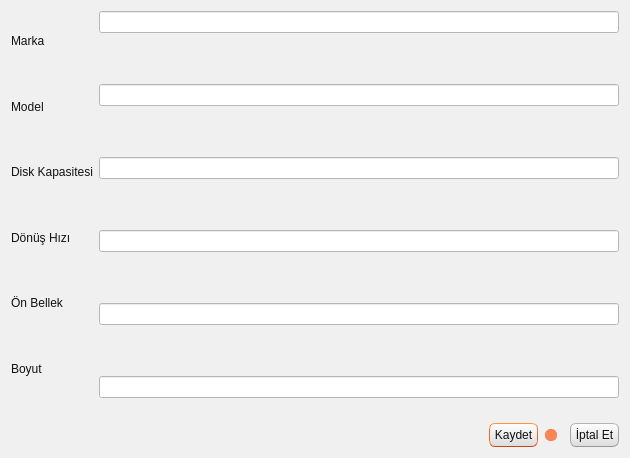
<?xml version="1.0" encoding="UTF-8"?>
<ui version="4.0">
 <class>TKNHarddiskPencere</class>
 <widget class="QDialog" name="TKNHarddiskPencere">
  <property name="geometry">
   <rect>
    <x>0</x>
    <y>0</y>
    <width>630</width>
    <height>458</height>
   </rect>
  </property>
  <property name="windowTitle">
   <string>Dialog</string>
  </property>
  <property name="styleSheet">
   <string notr="true">/*
Ubuntu Style Sheet for QT Applications
Author: Jaime A. Quiroga P.
Company: GTRONICK
Last updated: 09/10/2019 (dd/mm/yyyy), 12:31.
Available at: https://github.com/GTRONICK/QSS/blob/master/Ubuntu.qss
*/
QMainWindow {
	background-color:#f0f0f0;
}
QCheckBox {
	padding:2px;
}
QCheckBox:hover {
	border:1px solid rgb(255,150,60);
	border-radius:4px;
	padding: 1px;
	background-color:qlineargradient(spread:pad, x1:0.5, y1:1, x2:0.5, y2:0, stop:0 rgba(190, 90, 50, 50), stop:1 rgba(250, 130, 40, 50));
}
QCheckBox::indicator:checked {
	border:1px solid rgb(246, 134, 86);
	border-radius:4px;
  	background-color:rgb(246, 134, 86)
}
QCheckBox::indicator:unchecked {
	border-width:1px solid rgb(246, 134, 86);
	border-radius:4px;
  	background-color:rgb(255,255,255);
}
QColorDialog {
	background-color:#f0f0f0;
}
QComboBox {
	color:rgb(81,72,65);
	background: #ffffff;
}
QComboBox:editable {
	selection-color:rgb(81,72,65);
	selection-background-color: #ffffff;
}
QComboBox QAbstractItemView {
	selection-color: #ffffff;
	selection-background-color: rgb(246, 134, 86);
}
QComboBox:!editable:on, QComboBox::drop-down:editable:on {
	color:  #1e1d23;	
}
QDateTimeEdit, QDateEdit, QDoubleSpinBox, QFontComboBox {
	color:rgb(81,72,65);
	background-color: #ffffff;
}

QDialog {
	background-color:#f0f0f0;
}

QLabel,QLineEdit {
	color:rgb(17,17,17);
}
QLineEdit {
	background-color:rgb(255,255,255);
	selection-background-color:rgb(236,116,64);
}
QMenuBar {
	color:rgb(223,219,210);
	background-color:rgb(65,64,59);
}
QMenuBar::item {
	padding-top:4px;
	padding-left:4px;
	padding-right:4px;
	color:rgb(223,219,210);
	background-color:rgb(65,64,59);
}
QMenuBar::item:selected {
	color:rgb(255,255,255);
	padding-top:2px;
	padding-left:2px;
	padding-right:2px;
	border-top-width:2px;
	border-left-width:2px;
	border-right-width:2px;
	border-top-right-radius:4px;
	border-top-left-radius:4px;
	border-style:solid;
	background-color:rgb(65,64,59);
	border-top-color: rgb(47,47,44);
	border-right-color: qlineargradient(spread:pad, x1:0, y1:1, x2:1, y2:0, stop:0 rgba(90, 87, 78, 255), stop:1 rgba(47,47,44, 255));
	border-left-color:  qlineargradient(spread:pad, x1:1, y1:0, x2:0, y2:0, stop:0 rgba(90, 87, 78, 255), stop:1 rgba(47,47,44, 255));
}
QMenu {
	color:rgb(223,219,210);
	background-color:rgb(65,64,59);
}
QMenu::item {
	color:rgb(223,219,210);
	padding:4px 10px 4px 20px;
}
QMenu::item:selected {
	color:rgb(255,255,255);
	background-color: qlineargradient(spread:pad, x1:0.5, y1:1, x2:0.5, y2:0, stop:0 rgba(225, 108, 54, 255), stop:1 rgba(246, 134, 86, 255));
	border-style:solid;
	border-width:3px;
	padding:4px 7px 4px 17px;
	border-bottom-color:qlineargradient(spread:pad, x1:0.5, y1:1, x2:0.5, y2:0, stop:0 rgba(175,85,48,255), stop:1 rgba(236,114,67, 255));
	border-top-color:qlineargradient(spread:pad, x1:0.5, y1:1, x2:0.5, y2:0, stop:0 rgba(253,156,113,255), stop:1 rgba(205,90,46, 255));
	border-right-color:qlineargradient(spread:pad, x1:0, y1:0.5, x2:1, y2:0.5, stop:0 rgba(253,156,113,255), stop:1 rgba(205,90,46, 255));
	border-left-color:qlineargradient(spread:pad, x1:1, y1:0.5, x2:0, y2:0.5, stop:0 rgba(253,156,113,255), stop:1 rgba(205,90,46, 255));
}
QPlainTextEdit {
	border-width: 1px solid transparent;
	color:rgb(17,17,17);
	selection-background-color:rgb(236,116,64);
}
QProgressBar {
	text-align: center;
	color: rgb(0, 0, 0);
	border: 1px inset rgb(150,150,150); 
	border-radius: 10px;
	background-color:rgb(221,221,219);
}
QProgressBar::chunk:horizontal {
	background-color: qlineargradient(spread:pad, x1:0.5, y1:1, x2:0.5, y2:0, stop:0 rgba(225, 108, 54, 255), stop:1 rgba(246, 134, 86, 255));
	border:1px solid;
	border-radius:8px;
	border-bottom-color:qlineargradient(spread:pad, x1:0.5, y1:1, x2:0.5, y2:0, stop:0 rgba(175,85,48,255), stop:1 rgba(236,114,67, 255));
	border-top-color:qlineargradient(spread:pad, x1:0.5, y1:1, x2:0.5, y2:0, stop:0 rgba(253,156,113,255), stop:1 rgba(205,90,46, 255));
	border-right-color:qlineargradient(spread:pad, x1:0, y1:0.5, x2:1, y2:0.5, stop:0 rgba(253,156,113,255), stop:1 rgba(205,90,46, 255));
	border-left-color:qlineargradient(spread:pad, x1:1, y1:0.5, x2:0, y2:0.5, stop:0 rgba(253,156,113,255), stop:1 rgba(205,90,46, 255));
}
QPushButton{
	color:rgb(17,17,17);
	border-width: 1px;
	border-radius: 6px;
	border-bottom-color: rgb(150,150,150);
	border-right-color: rgb(165,165,165);
	border-left-color: rgb(165,165,165);
	border-top-color: rgb(180,180,180);
	border-style: solid;
	padding: 4px;
	background-color: qlineargradient(spread:pad, x1:0.5, y1:1, x2:0.5, y2:0, stop:0 rgba(220, 220, 220, 255), stop:1 rgba(255, 255, 255, 255));
}
QPushButton:hover{
	color:rgb(17,17,17);
	border-width: 1px;
	border-radius:6px;
	border-top-color: rgb(255,150,60);
	border-right-color: qlineargradient(spread:pad, x1:0, y1:1, x2:1, y2:0, stop:0 rgba(200, 70, 20, 255), stop:1 rgba(255,150,60, 255));
	border-left-color:  qlineargradient(spread:pad, x1:1, y1:0, x2:0, y2:0, stop:0 rgba(200, 70, 20, 255), stop:1 rgba(255,150,60, 255));
	border-bottom-color: rgb(200,70,20);
	border-style: solid;
	padding: 2px;
	background-color: qlineargradient(spread:pad, x1:0.5, y1:1, x2:0.5, y2:0, stop:0 rgba(220, 220, 220, 255), stop:1 rgba(255, 255, 255, 255));
}
QPushButton:default{
	color:rgb(17,17,17);
	border-width: 1px;
	border-radius:6px;
	border-top-color: rgb(255,150,60);
	border-right-color: qlineargradient(spread:pad, x1:0, y1:1, x2:1, y2:0, stop:0 rgba(200, 70, 20, 255), stop:1 rgba(255,150,60, 255));
	border-left-color:  qlineargradient(spread:pad, x1:1, y1:0, x2:0, y2:0, stop:0 rgba(200, 70, 20, 255), stop:1 rgba(255,150,60, 255));
	border-bottom-color: rgb(200,70,20);
	border-style: solid;
	padding: 2px;
	background-color: qlineargradient(spread:pad, x1:0.5, y1:1, x2:0.5, y2:0, stop:0 rgba(220, 220, 220, 255), stop:1 rgba(255, 255, 255, 255));
}
QPushButton:pressed{
	color:rgb(17,17,17);
	border-width: 1px;
	border-radius: 6px;
	border-width: 1px;
	border-top-color: rgba(255,150,60,200);
	border-right-color: qlineargradient(spread:pad, x1:0, y1:1, x2:1, y2:0, stop:0 rgba(200, 70, 20, 255), stop:1 rgba(255,150,60, 200));
	border-left-color:  qlineargradient(spread:pad, x1:1, y1:0, x2:0, y2:0, stop:0 rgba(200, 70, 20, 255), stop:1 rgba(255,150,60, 200));
	border-bottom-color: rgba(200,70,20,200);
	border-style: solid;
	padding: 2px;
	background-color: qlineargradient(spread:pad, x1:0.5, y1:0, x2:0.5, y2:1, stop:0 rgba(220, 220, 220, 255), stop:1 rgba(255, 255, 255, 255));
}
QPushButton:disabled{
	color:rgb(174,167,159);
	border-width: 1px;
	border-radius: 6px;
	background-color: qlineargradient(spread:pad, x1:0.5, y1:1, x2:0.5, y2:0, stop:0 rgba(200, 200, 200, 255), stop:1 rgba(230, 230, 230, 255));
}
QRadioButton {
	padding: 1px;
}
QRadioButton::indicator:checked {
	height: 10px;
	width: 10px;
	border-style:solid;
	border-radius:5px;
	border-width: 1px;
	border-color: rgba(246, 134, 86, 255);
	color: #a9b7c6;
	background-color:rgba(246, 134, 86, 255);
}
QRadioButton::indicator:!checked {
	height: 10px;
	width: 10px;
	border-style:solid;
	border-radius:5px;
	border-width: 1px;
	border-color: rgb(246, 134, 86);
	color: #a9b7c6;
	background-color: transparent;
}
QScrollArea {
	color: white;
	background-color:#f0f0f0;
}
QSlider::groove {
	border-style: solid;
	border-width: 1px;
	border-color: rgb(207,207,207);
}
QSlider::groove:horizontal {
	height: 5px;
	background: rgb(246, 134, 86);
}
QSlider::groove:vertical {
	width: 5px;
	background: rgb(246, 134, 86);
}
QSlider::handle:horizontal {
	background: rgb(253,253,253);
	border-style: solid;
	border-width: 1px;
	border-color: rgb(207,207,207);
	width: 12px;
	margin: -5px 0;
	border-radius: 7px;
}
QSlider::handle:vertical {
	background: rgb(253,253,253);
	border-style: solid;
	border-width: 1px;
	border-color: rgb(207,207,207);
	height: 12px;
	margin: 0 -5px;
	border-radius: 7px;
}
QSlider::add-page:horizontal, QSlider::add-page:vertical {
 	background: white;
}
QSlider::sub-page:horizontal, QSlider::sub-page:vertical {
	background: rgb(246, 134, 86);
}
QStatusBar, QSpinBox {
	color:rgb(81,72,65);
}
QSpinBox {
	background-color: #ffffff;
}
QScrollBar:horizontal {
	max-height: 20px;
	border: 1px transparent;
	margin: 0px 20px 0px 20px;
}
QScrollBar::handle:horizontal {
	background: rgb(253,253,253);
	border: 1px solid rgb(207,207,207);
	border-radius: 7px;
	min-width: 25px;
}
QScrollBar::handle:horizontal:hover {
	background: rgb(253,253,253);
	border: 1px solid rgb(255,150,60);
	border-radius: 7px;
	min-width: 25px;
}
QScrollBar::add-line:horizontal {
  	border: 1px solid rgb(207,207,207);
  	border-top-right-radius: 7px;
  	border-top-left-radius: 7px;
  	border-bottom-right-radius: 7px;
  	background: rgb(255, 255, 255);
  	width: 20px;
  	subcontrol-position: right;
  	subcontrol-origin: margin;
}
QScrollBar::add-line:horizontal:hover {
  	border: 1px solid rgb(255,150,60);
  	border-top-right-radius: 7px;
  	border-top-left-radius: 7px;
  	border-bottom-right-radius: 7px;
  	background: rgb(255, 255, 255);
  	width: 20px;
  	subcontrol-position: right;
  	subcontrol-origin: margin;
}
QScrollBar::add-line:horizontal:pressed {
  	border: 1px solid grey;
  	border-top-left-radius: 7px;
  	border-top-right-radius: 7px;
  	border-bottom-right-radius: 7px;
  	background: rgb(231,231,231);
  	width: 20px;
  	subcontrol-position: right;
  	subcontrol-origin: margin;
}
QScrollBar::sub-line:horizontal {
  	border: 1px solid rgb(207,207,207);
  	border-top-right-radius: 7px;
  	border-top-left-radius: 7px;
  	border-bottom-left-radius: 7px;
  	background: rgb(255, 255, 255);
  	width: 20px;
  	subcontrol-position: left;
  	subcontrol-origin: margin;
}
QScrollBar::sub-line:horizontal:hover {
  	border: 1px solid rgb(255,150,60);
  	border-top-right-radius: 7px;
  	border-top-left-radius: 7px;
  	border-bottom-left-radius: 7px;
  	background: rgb(255, 255, 255);
  	width: 20px;
  	subcontrol-position: left;
  	subcontrol-origin: margin;
}
QScrollBar::sub-line:horizontal:pressed {
  	border: 1px solid grey;
  	border-top-right-radius: 7px;
  	border-top-left-radius: 7px;
  	border-bottom-left-radius: 7px;
  	background: rgb(231,231,231);
  	width: 20px;
  	subcontrol-position: left;
  	subcontrol-origin: margin;
}
QScrollBar::left-arrow:horizontal {
  	border: 1px transparent grey;
  	border-top-left-radius: 3px;
  	border-bottom-left-radius: 3px;
  	width: 6px;
  	height: 6px;
  	background: rgb(230,230,230);
}
QScrollBar::right-arrow:horizontal {
	border: 1px transparent grey;
	border-top-right-radius: 3px;
	border-bottom-right-radius: 3px;
  	width: 6px;
  	height: 6px;
 	background: rgb(230,230,230);
}
QScrollBar::add-page:horizontal, QScrollBar::sub-page:horizontal {
 	background: none;
} 
QScrollBar:vertical {
	max-width: 20px;
	border: 1px transparent grey;
	margin: 20px 0px 20px 0px;
}
QScrollBar::add-line:vertical {
	border: 1px solid;
	border-color: rgb(207,207,207);
	border-bottom-right-radius: 7px;
	border-bottom-left-radius: 7px;
	border-top-left-radius: 7px;
	background: rgb(255, 255, 255);
  	height: 20px;
  	subcontrol-position: bottom;
  	subcontrol-origin: margin;
}
QScrollBar::add-line:vertical:hover {
  	border: 1px solid;
  	border-color: rgb(255,150,60);
  	border-bottom-right-radius: 7px;
  	border-bottom-left-radius: 7px;
  	border-top-left-radius: 7px;
  	background: rgb(255, 255, 255);
  	height: 20px;
  	subcontrol-position: bottom;
  	subcontrol-origin: margin;
}
QScrollBar::add-line:vertical:pressed {
  	border: 1px solid grey;
  	border-bottom-left-radius: 7px;
  	border-bottom-right-radius: 7px;
  	border-top-left-radius: 7px;
  	background: rgb(231,231,231);
  	height: 20px;
  	subcontrol-position: bottom;
  	subcontrol-origin: margin;
}
QScrollBar::sub-line:vertical {
  	border: 1px solid rgb(207,207,207);
  	border-top-right-radius: 7px;
  	border-top-left-radius: 7px;
  	border-bottom-left-radius: 7px;
  	background: rgb(255, 255, 255);
  	height: 20px;
  	subcontrol-position: top;
  	subcontrol-origin: margin;
}
QScrollBar::sub-line:vertical:hover {
  	border: 1px solid rgb(255,150,60);
  	border-top-right-radius: 7px;
  	border-top-left-radius: 7px;
  	border-bottom-left-radius: 7px;
	background: rgb(255, 255, 255);
  	height: 20px;
  	subcontrol-position: top;
  	subcontrol-origin: margin;
}
QScrollBar::sub-line:vertical:pressed {
  	border: 1px solid grey;
  	border-top-left-radius: 7px;
  	border-top-right-radius: 7px;
  	background: rgb(231,231,231);
 	height: 20px;
  	subcontrol-position: top;
  	subcontrol-origin: margin;
}
QScrollBar::handle:vertical {
	background: rgb(253,253,253);
	border: 1px solid rgb(207,207,207);
	border-radius: 7px;
	min-height: 25px;
}
QScrollBar::handle:vertical:hover {
	background: rgb(253,253,253);
	border: 1px solid rgb(255,150,60);
	border-radius: 7px;
	min-height: 25px;
}
QScrollBar::up-arrow:vertical {
	border: 1px transparent grey;
  	border-top-left-radius: 3px;
	border-top-right-radius: 3px;
  	width: 6px;
  	height: 6px;
  	background: rgb(230,230,230);
}
QScrollBar::down-arrow:vertical {
  	border: 1px transparent grey;
  	border-bottom-left-radius: 3px;
  	border-bottom-right-radius: 3px;
  	width: 6px;
  	height: 6px;
  	background: rgb(230,230,230);
}
QScrollBar::add-page:vertical, QScrollBar::sub-page:vertical {
  	background: none;
}
QTabWidget {
	color:rgb(0,0,0);
	background-color:rgb(247,246,246);
}
QTabWidget::pane {
	border-color: rgb(180,180,180);
	background-color:rgb(247,246,246);
	border-style: solid;
	border-width: 1px;
  	border-radius: 6px;
}
QTabBar::tab {
	padding-left:4px;
	padding-right:4px;
	padding-bottom:2px;
	padding-top:2px;
	color:rgb(81,72,65);
  	background-color: qlineargradient(spread:pad, x1:0.5, y1:1, x2:0.5, y2:0, stop:0 rgba(221,218,217,255), stop:1 rgba(240,239,238,255));
	border-style: solid;
	border-width: 1px;
  	border-top-right-radius:4px;
	border-top-left-radius:4px;
	border-top-color: rgb(180,180,180);
	border-left-color: rgb(180,180,180);
	border-right-color: rgb(180,180,180);
	border-bottom-color: transparent;
}
QTabBar::tab:selected, QTabBar::tab:last:selected, QTabBar::tab:hover {
  	background-color:rgb(247,246,246);
  	margin-left: 0px;
  	margin-right: 1px;
}
QTabBar::tab:!selected {
	margin-top: 1px;
	margin-right: 1px;
}
QTextEdit {
	border-width: 1px;
	border-style: solid;
	border-color:transparent;
	color:rgb(17,17,17);
	selection-background-color:rgb(236,116,64);
}
QTimeEdit, QToolBox, QToolBox::tab, QToolBox::tab:selected {
	color:rgb(81,72,65);
	background-color: #ffffff;
}</string>
  </property>
  <layout class="QVBoxLayout" name="verticalLayout_3">
   <item>
    <layout class="QHBoxLayout" name="horizontalLayout">
     <item>
      <layout class="QVBoxLayout" name="verticalLayout">
       <item>
        <widget class="QLabel" name="label">
         <property name="text">
          <string>Marka</string>
         </property>
         <property name="buddy">
          <cstring>lineEdit</cstring>
         </property>
        </widget>
       </item>
       <item>
        <widget class="QLabel" name="label_2">
         <property name="text">
          <string>Model</string>
         </property>
         <property name="buddy">
          <cstring>lineEdit_2</cstring>
         </property>
        </widget>
       </item>
       <item>
        <widget class="QLabel" name="label_3">
         <property name="text">
          <string>Disk Kapasitesi</string>
         </property>
         <property name="buddy">
          <cstring>lineEdit_3</cstring>
         </property>
        </widget>
       </item>
       <item>
        <widget class="QLabel" name="label_4">
         <property name="text">
          <string>Dönüş Hızı</string>
         </property>
         <property name="buddy">
          <cstring>lineEdit_4</cstring>
         </property>
        </widget>
       </item>
       <item>
        <widget class="QLabel" name="label_5">
         <property name="text">
          <string>Ön Bellek</string>
         </property>
         <property name="buddy">
          <cstring>lineEdit_5</cstring>
         </property>
        </widget>
       </item>
       <item>
        <widget class="QLabel" name="label_6">
         <property name="text">
          <string>Boyut</string>
         </property>
         <property name="buddy">
          <cstring>lineEdit_6</cstring>
         </property>
        </widget>
       </item>
      </layout>
     </item>
     <item>
      <layout class="QVBoxLayout" name="verticalLayout_2">
       <property name="spacing">
        <number>51</number>
       </property>
       <item>
        <widget class="QLineEdit" name="lineEdit"/>
       </item>
       <item>
        <widget class="QLineEdit" name="lineEdit_2"/>
       </item>
       <item>
        <widget class="QLineEdit" name="lineEdit_3"/>
       </item>
       <item>
        <widget class="QLineEdit" name="lineEdit_4"/>
       </item>
       <item>
        <widget class="QLineEdit" name="lineEdit_5"/>
       </item>
       <item>
        <widget class="QLineEdit" name="lineEdit_6"/>
       </item>
      </layout>
     </item>
    </layout>
   </item>
   <item>
    <spacer name="verticalSpacer">
     <property name="orientation">
      <enum>Qt::Vertical</enum>
     </property>
     <property name="sizeHint" stdset="0">
      <size>
       <width>20</width>
       <height>40</height>
      </size>
     </property>
    </spacer>
   </item>
   <item>
    <layout class="QHBoxLayout" name="horizontalLayout_2">
     <item>
      <spacer name="horizontalSpacer">
       <property name="orientation">
        <enum>Qt::Horizontal</enum>
       </property>
       <property name="sizeHint" stdset="0">
        <size>
         <width>40</width>
         <height>20</height>
        </size>
       </property>
      </spacer>
     </item>
     <item>
      <widget class="QPushButton" name="pushButton">
       <property name="text">
        <string>Kaydet</string>
       </property>
       <property name="icon">
        <iconset resource="../../kaynaklar.qrc">
         <normaloff>:/resimler/Save.png</normaloff>:/resimler/Save.png</iconset>
       </property>
      </widget>
     </item>
     <item>
      <widget class="QRadioButton" name="radioButton">
       <property name="text">
        <string/>
       </property>
       <property name="checked">
        <bool>true</bool>
       </property>
      </widget>
     </item>
     <item>
      <widget class="QPushButton" name="pushButton_2">
       <property name="text">
        <string>İptal Et</string>
       </property>
       <property name="icon">
        <iconset resource="../../kaynaklar.qrc">
         <normaloff>:/resimler/dialog-close.png</normaloff>:/resimler/dialog-close.png</iconset>
       </property>
      </widget>
     </item>
    </layout>
   </item>
  </layout>
 </widget>
 <resources>
  <include location="../../kaynaklar.qrc"/>
 </resources>
 <connections>
  <connection>
   <sender>pushButton</sender>
   <signal>clicked()</signal>
   <receiver>TKNHarddiskPencere</receiver>
   <slot>accept()</slot>
   <hints>
    <hint type="sourcelabel">
     <x>429</x>
     <y>437</y>
    </hint>
    <hint type="destinationlabel">
     <x>174</x>
     <y>443</y>
    </hint>
   </hints>
  </connection>
  <connection>
   <sender>pushButton_2</sender>
   <signal>clicked()</signal>
   <receiver>TKNHarddiskPencere</receiver>
   <slot>reject()</slot>
   <hints>
    <hint type="sourcelabel">
     <x>564</x>
     <y>429</y>
    </hint>
    <hint type="destinationlabel">
     <x>37</x>
     <y>435</y>
    </hint>
   </hints>
  </connection>
 </connections>
</ui>
